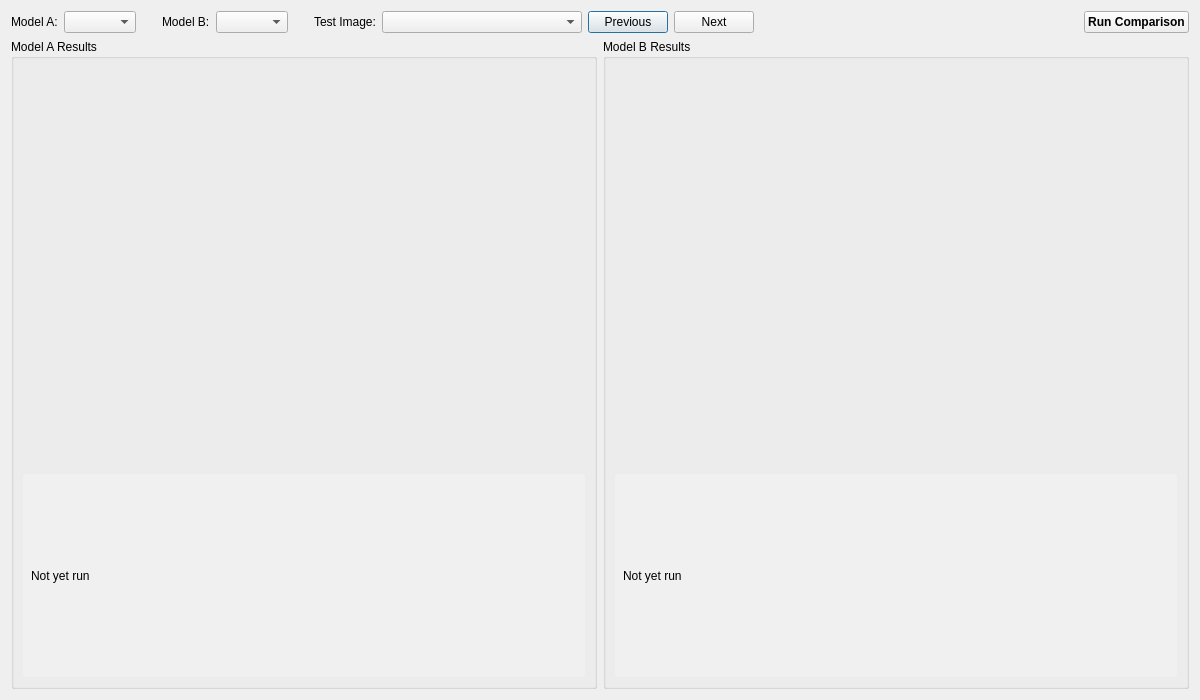
<?xml version="1.0" encoding="UTF-8"?>
<ui version="4.0">
 <class>ModelComparisonDialog</class>
 <widget class="QDialog" name="ModelComparisonDialog">
  <property name="geometry">
   <rect>
    <x>0</x>
    <y>0</y>
    <width>1200</width>
    <height>700</height>
   </rect>
  </property>
  <property name="minimumSize">
   <size>
    <width>1200</width>
    <height>700</height>
   </size>
  </property>
  <property name="windowTitle">
   <string>Compare Model Versions</string>
  </property>
  <layout class="QVBoxLayout" name="main_layout_">
   <item>
    <layout class="QHBoxLayout" name="controls_layout_">
     <item>
      <widget class="QLabel" name="model_a_label_">
       <property name="text">
        <string>Model A:</string>
       </property>
      </widget>
     </item>
     <item>
      <widget class="QComboBox" name="model_a_combo_"/>
     </item>
     <item>
      <spacer name="spacer_1_">
       <property name="orientation">
        <enum>Qt::Orientation::Horizontal</enum>
       </property>
       <property name="sizeType">
        <enum>QSizePolicy::Policy::Fixed</enum>
       </property>
       <property name="sizeHint" stdset="0">
        <size>
         <width>20</width>
         <height>20</height>
        </size>
       </property>
      </spacer>
     </item>
     <item>
      <widget class="QLabel" name="model_b_label_">
       <property name="text">
        <string>Model B:</string>
       </property>
      </widget>
     </item>
     <item>
      <widget class="QComboBox" name="model_b_combo_"/>
     </item>
     <item>
      <spacer name="spacer_2_">
       <property name="orientation">
        <enum>Qt::Orientation::Horizontal</enum>
       </property>
       <property name="sizeType">
        <enum>QSizePolicy::Policy::Fixed</enum>
       </property>
       <property name="sizeHint" stdset="0">
        <size>
         <width>20</width>
         <height>20</height>
        </size>
       </property>
      </spacer>
     </item>
     <item>
      <widget class="QLabel" name="image_label_">
       <property name="text">
        <string>Test Image:</string>
       </property>
      </widget>
     </item>
     <item>
      <widget class="QComboBox" name="image_combo_">
       <property name="minimumSize">
        <size>
         <width>200</width>
         <height>0</height>
        </size>
       </property>
      </widget>
     </item>
     <item>
      <widget class="QPushButton" name="prev_button_">
       <property name="text">
        <string>Previous</string>
       </property>
      </widget>
     </item>
     <item>
      <widget class="QPushButton" name="next_button_">
       <property name="text">
        <string>Next</string>
       </property>
      </widget>
     </item>
     <item>
      <spacer name="controls_spacer_">
       <property name="orientation">
        <enum>Qt::Orientation::Horizontal</enum>
       </property>
       <property name="sizeHint" stdset="0">
        <size>
         <width>40</width>
         <height>20</height>
        </size>
       </property>
      </spacer>
     </item>
     <item>
      <widget class="QPushButton" name="compare_button_">
       <property name="styleSheet">
        <string>QPushButton { font-weight: bold; }</string>
       </property>
       <property name="text">
        <string>Run Comparison</string>
       </property>
      </widget>
     </item>
    </layout>
   </item>
   <item>
    <layout class="QHBoxLayout" name="comparison_layout_">
     <item>
      <widget class="QGroupBox" name="pane_a_">
       <property name="title">
        <string>Model A Results</string>
       </property>
       <layout class="QVBoxLayout" name="pane_a_layout_">
        <item>
         <widget class="PolygonCanvas" name="canvas_a_">
          <property name="minimumSize">
           <size>
            <width>500</width>
            <height>400</height>
           </size>
          </property>
         </widget>
        </item>
        <item>
         <widget class="QLabel" name="stats_a_">
          <property name="styleSheet">
           <string>QLabel { padding: 5px; background-color: #f0f0f0; border-radius: 3px; }</string>
          </property>
          <property name="text">
           <string>Not yet run</string>
          </property>
         </widget>
        </item>
       </layout>
      </widget>
     </item>
     <item>
      <widget class="QGroupBox" name="pane_b_">
       <property name="title">
        <string>Model B Results</string>
       </property>
       <layout class="QVBoxLayout" name="pane_b_layout_">
        <item>
         <widget class="PolygonCanvas" name="canvas_b_">
          <property name="minimumSize">
           <size>
            <width>500</width>
            <height>400</height>
           </size>
          </property>
         </widget>
        </item>
        <item>
         <widget class="QLabel" name="stats_b_">
          <property name="styleSheet">
           <string>QLabel { padding: 5px; background-color: #f0f0f0; border-radius: 3px; }</string>
          </property>
          <property name="text">
           <string>Not yet run</string>
          </property>
         </widget>
        </item>
       </layout>
      </widget>
     </item>
    </layout>
   </item>
  </layout>
 </widget>
 <customwidgets>
  <customwidget>
   <class>PolygonCanvas</class>
   <extends>QLabel</extends>
   <header>polygoncanvas.h</header>
  </customwidget>
 </customwidgets>
 <resources/>
 <connections/>
</ui>
